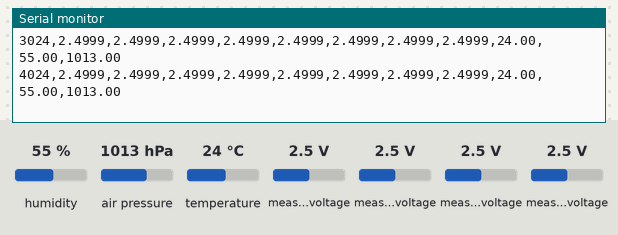
The sketch below on a simulated ESP32. Shown: the last lines printed to the serial monitor. The test bench sets the inputs (shaded band); at power-on: humidity 55 %, measured voltage 2.5 V, air pressure 1013 hPa, temperature 24 °C.

Above: at 4.2 s.
4.3 s: humidity set to 22 %
At 5.6 s:
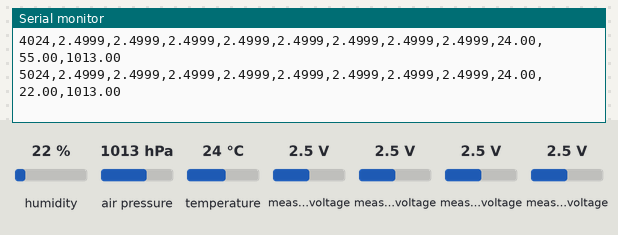
5.8 s: measured voltage (sensor 200) set to 0.1 V
At 6.9 s:
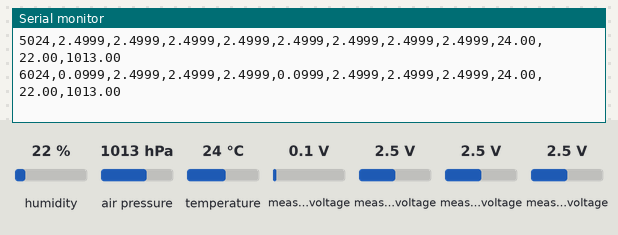
7.3 s: measured voltage (sensor 201) set to 0.1 V
At 8.6 s:
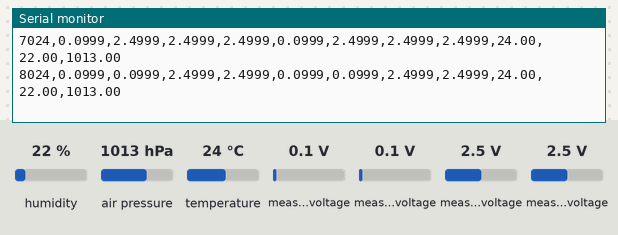
8.8 s: measured voltage (sensor 202) set to 0.1 V
At 9.8 s:
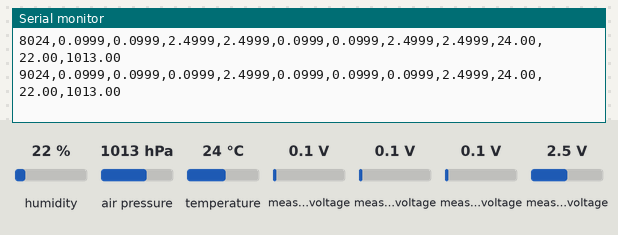
10.3 s: measured voltage (sensor 203) set to 0.1 V
At 11.6 s:
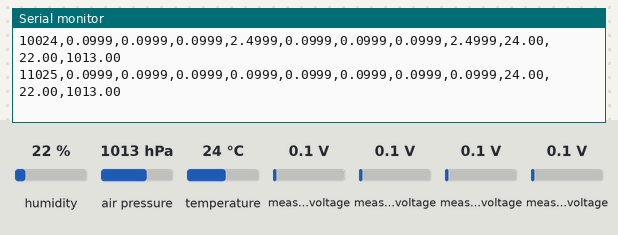
11.8 s: air pressure set to 952 hPa
At 12.9 s:
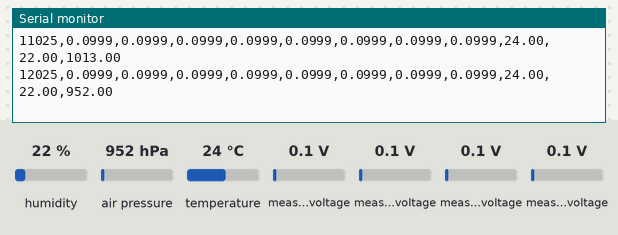
Timing chart, 0 to 14.3 s (numbered marks = the images above; inputs shaded):
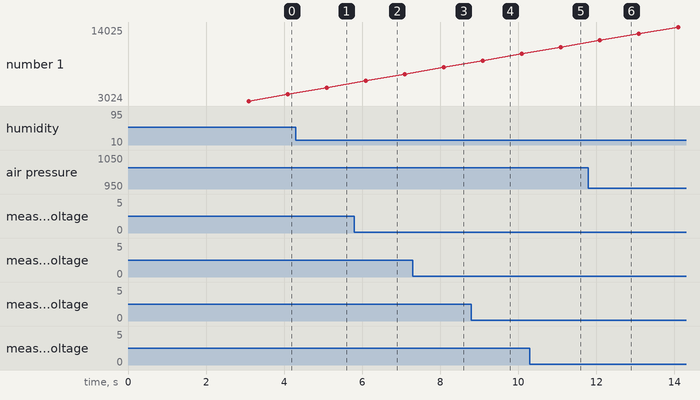

The sketch:

sampling_design_program.ino
```cpp
#include <Arduino.h>
#include <Wire.h>
#include <Adafruit_ADS1X15.h>
#include <Adafruit_BME280.h>

// --- Konfigurasi Pin I2C ---
#define I2C_SDA 8
#define I2C_SCL 9

// --- Konfigurasi Alamat I2C ---
#define ADS1_ADDRESS 0x48
#define ADS2_ADDRESS 0x49

// --- Inisialisasi Objek ---
Adafruit_ADS1115 ads1;
Adafruit_ADS1115 ads2;
Adafruit_BME280 bme;

// --- Status Modul ---
bool ads1OK = false;
bool ads2OK = false;
bool bmeOK  = false;

// --- Konfigurasi Waktu Sampling ---
const unsigned long SAMPLING_INTERVAL = 1000; // Ambil data tiap 1000 ms (1 detik)
unsigned long lastSampleTime = 0;

void setup() {
  Serial.begin(115200);
  while (!Serial);

  Wire.begin(I2C_SDA, I2C_SCL);
  Wire.setClock(100000); // 100kHz standard mode untuk I2C

  Serial.println("=========================================");
  Serial.println("  ENOSE SAMPLING PROGRAM (Serial CSV)");
  Serial.println("=========================================");
  Serial.println("Inisialisasi Sensor...");

  // Inisialisasi ADS1115 #1
  if (ads1.begin(ADS1_ADDRESS, &Wire)) {
    ads1.setGain(GAIN_TWOTHIRDS); // Range +/- 6.144V
    ads1OK = true;
    Serial.println("-> ADS1115 #1 (0x48) : OK");
  } else {
    Serial.println("-> ADS1115 #1 (0x48) : GAGAL TERDETEKSI!");
  }

  // Inisialisasi ADS1115 #2
  if (ads2.begin(ADS2_ADDRESS, &Wire)) {
    ads2.setGain(GAIN_TWOTHIRDS);
    ads2OK = true;
    Serial.println("-> ADS1115 #2 (0x49) : OK");
  } else {
    Serial.println("-> ADS1115 #2 (0x49) : GAGAL TERDETEKSI!");
  }

  // Inisialisasi BME280 (coba 0x76 lalu 0x77)
  if (bme.begin(0x76, &Wire)) {
    bmeOK = true;
    Serial.println("-> BME280 (0x76)     : OK");
  } else if (bme.begin(0x77, &Wire)) {
    bmeOK = true;
    Serial.println("-> BME280 (0x77)     : OK");
  } else {
    // Kalau gagal (misal belum terpasang), program tetap jalan
    Serial.println("-> BME280            : GAGAL TERDETEKSI (Bypass diaktifkan)");
  }

  Serial.println("=========================================");
  Serial.println("Menunggu stabilitas sensor (3 detik)...");
  delay(3000);

  // Mencetak header kolom untuk file CSV
  // Header ini akan dideteksi oleh script Python di laptop
  Serial.println("Time_ms,TGS2600_V,TGS2602_V,MQ4_V,TGS2611_V,TGS2620_V,TGS5042_V,MQ135_V,MQ2_V,Temp_C,Hum_%,Press_hPa");
}

void loop() {
  unsigned long currentMillis = millis();

  // Eksekusi rutin pembacaan setiap SAMPLING_INTERVAL terpenuhi
  if (currentMillis - lastSampleTime >= SAMPLING_INTERVAL) {
    lastSampleTime = currentMillis;

    // --- BACA ADS1115 #1 ---
    float tgs2600_v = 0.0, tgs2602_v = 0.0, mq4_v = 0.0, tgs2611_v = 0.0;
    if (ads1OK) {
      tgs2600_v = ads1.computeVolts(ads1.readADC_SingleEnded(0));
      tgs2602_v = ads1.computeVolts(ads1.readADC_SingleEnded(1));
      mq4_v     = ads1.computeVolts(ads1.readADC_SingleEnded(2));
      tgs2611_v = ads1.computeVolts(ads1.readADC_SingleEnded(3));
    }

    // --- BACA ADS1115 #2 ---
    float tgs2620_v = 0.0, tgs5042_v = 0.0, mq135_v = 0.0, mq2_v = 0.0;
    if (ads2OK) {
      tgs2620_v = ads2.computeVolts(ads2.readADC_SingleEnded(0));
      tgs5042_v = ads2.computeVolts(ads2.readADC_SingleEnded(1));
      mq135_v   = ads2.computeVolts(ads2.readADC_SingleEnded(2));
      mq2_v     = ads2.computeVolts(ads2.readADC_SingleEnded(3));
    }

    // --- BACA BME280 ---
    // Jika BME280 tidak terpasang, nilai tetap 0.0
    float temp = 0.0, hum = 0.0, press = 0.0;
    if (bmeOK) {
      temp  = bme.readTemperature();
      hum   = bme.readHumidity();
      press = bme.readPressure() / 100.0F; // Konversi Pascal ke hPa
    }

    // --- CETAK DATA KE SERIAL (Berformat CSV) ---
    // Jangan tambahkan teks lain di sini agar format CSV tidak rusak
    Serial.print(currentMillis); Serial.print(",");

    Serial.print(tgs2600_v, 4); Serial.print(",");
    Serial.print(tgs2602_v, 4); Serial.print(",");
    Serial.print(mq4_v, 4);     Serial.print(",");
    Serial.print(tgs2611_v, 4); Serial.print(",");

    Serial.print(tgs2620_v, 4); Serial.print(",");
    Serial.print(tgs5042_v, 4); Serial.print(",");
    Serial.print(mq135_v, 4);   Serial.print(",");
    Serial.print(mq2_v, 4);     Serial.print(",");

    Serial.print(temp, 2);  Serial.print(",");
    Serial.print(hum, 2);   Serial.print(",");
    Serial.print(press, 2);

    // Baris baru menandakan akhir baris data saat ini
    Serial.println();
  }
}
```

Measured:
- after the input at 4.3 s, the serial monitor: prints a new line after 0.79 s (image 1)
- after the input at 5.8 s, the serial monitor: prints a new line after 0.29 s (image 2)
- after the input at 7.3 s, the serial monitor: prints a new line after 0.79 s (image 3)
- after the input at 8.8 s, the serial monitor: prints a new line after 0.29 s (image 4)
- after the input at 10.3 s, the serial monitor: prints a new line after 0.79 s (image 5)
- after the input at 11.8 s, the serial monitor: prints a new line after 0.30 s (image 6)
